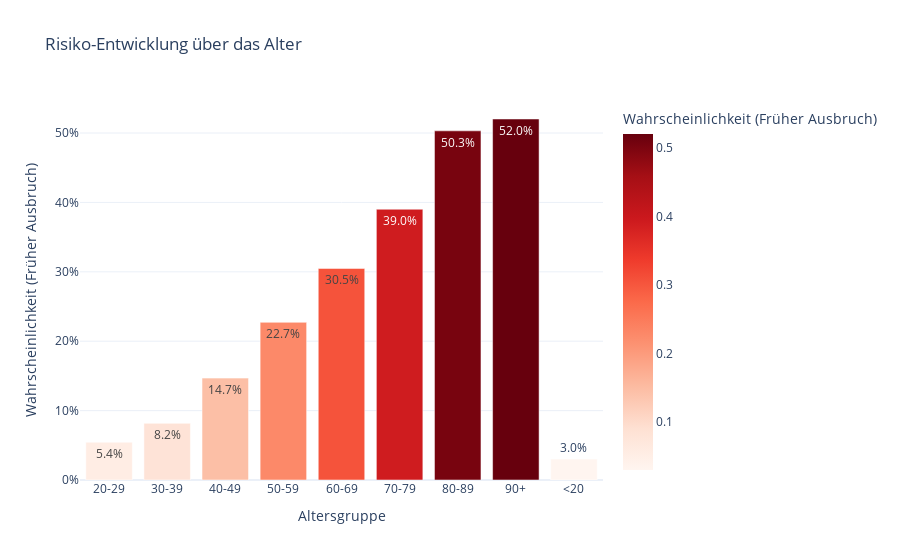

The notebook cell this image was saved under:
### Code cell
# ---------------------------------------------------------
# 3. Alters Analyse (Vereinfacht)
# ---------------------------------------------------------
# Bins erweitert, um alle Altersgruppen zu erfassen (0-10, 10-20, ..., 90+)
df_analyze['age_group'] = pd.cut(
    df_analyze['anchor_age'], 
    bins=[0, 20, 30, 40, 50, 60, 70, 80, 90, 120],  # 0-20, 20-30, ..., 90-120
    labels=['<20', '20-29', '30-39', '40-49', '50-59', '60-69', '70-79', '80-89', '90+']
)
df_analyze['age_group'] = df_analyze['age_group'].astype(str)

df_age_mean = df_analyze.groupby('age_group')['risk_score'].mean().reset_index()

fig2 = px.bar(
    df_age_mean, 
    x='age_group', 
    y='risk_score',
    text_auto='.1%',
    title='Risiko-Entwicklung über das Alter',
    labels={'risk_score': 'Wahrscheinlichkeit (Früher Ausbruch)', 'age_group': 'Altersgruppe'},
    color='risk_score',
    color_continuous_scale='Reds',
    template="plotly_white"
)
fig2.update_layout(yaxis_tickformat='.0%')
fig2.show()

### Figure 1 — Plotly figure (JSON) as saved in the notebook; plotly's stock layout.template omitted (floating-point values rounded to 4 significant figures)
{"data": [{"hovertemplate": "Altersgruppe=%{x}<br>Wahrscheinlichkeit (Früher Ausbruch)=%{marker.color}<extra></extra>", "legendgroup": "", "marker": {"color": [0.05444, 0.08173, 0.1468, 0.2272, 0.3049, 0.3902, 0.5031, 0.5202, 0.03018], "coloraxis": "coloraxis", "pattern": {"shape": ""}}, "name": "", "orientation": "v", "showlegend": false, "textposition": "auto", "texttemplate": "%{y:.1%}", "type": "bar", "x": ["20-29", "30-39", "40-49", "50-59", "60-69", "70-79", "80-89", "90+", "<20"], "xaxis": "x", "y": [0.05444, 0.08173, 0.1468, 0.2272, 0.3049, 0.3902, 0.5031, 0.5202, 0.03018], "yaxis": "y"}], "layout": {"barmode": "relative", "coloraxis": {"colorbar": {"title": {"text": "Wahrscheinlichkeit (Früher Ausbruch)"}}, "colorscale": [[0, "rgb(255,245,240)"], [0.125, "rgb(254,224,210)"], [0.25, "rgb(252,187,161)"], [0.375, "rgb(252,146,114)"], [0.5, "rgb(251,106,74)"], [0.625, "rgb(239,59,44)"], [0.75, "rgb(203,24,29)"], [0.875, "rgb(165,15,21)"], [1, "rgb(103,0,13)"]]}, "legend": {"tracegroupgap": 0}, "title": {"text": "Risiko-Entwicklung über das Alter"}, "xaxis": {"anchor": "y", "domain": [0, 1], "title": {"text": "Altersgruppe"}}, "yaxis": {"anchor": "x", "domain": [0, 1], "tickformat": ".0%", "title": {"text": "Wahrscheinlichkeit (Früher Ausbruch)"}}}}
